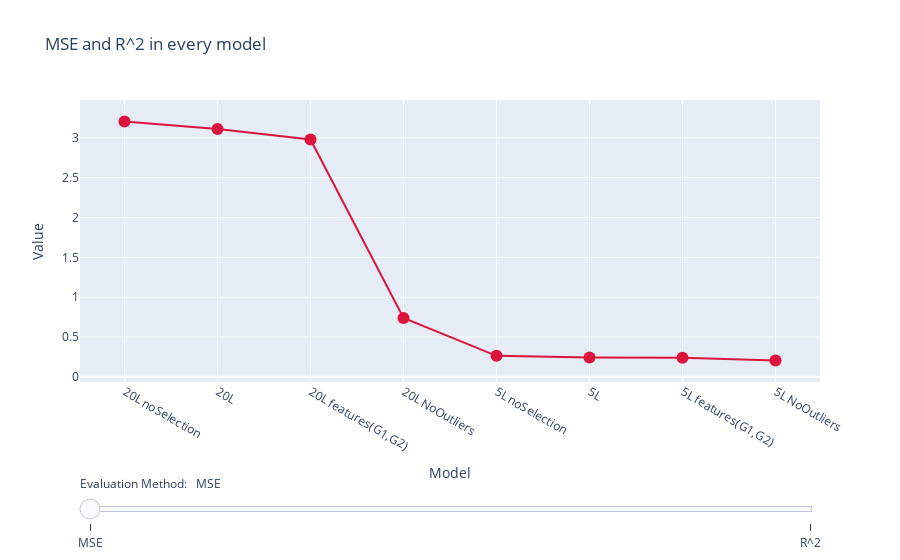

The notebook cell this image was saved under:
### Code cell
fig = go.Figure()
fig.add_trace(go.Scatter(
    x=model_list,
    y=mse_list,
    marker=dict(color="crimson", size=12),
    mode='lines+markers',
    name="MSE",
))

fig.add_trace(go.Scatter(
    x=model_list,
    y=r2_list,
    marker=dict(color="gold", size=12),
    mode='lines+markers',
    name="R^2",
))

fig.data[1].visible = False

stepsG3 = []
labels = ['MSE', 'R^2']
for i in range(len(fig.data)):
    
    step = dict(
    method="restyle",
    args=["visible", [False] * len(fig.data)],
    label = labels[i]
    )
    step["args"][1][i] = True  # Toggle i'th trace to "visible"
    #step["args"][1][i+1] = True  # Toggle i'th trace to "visible"
    stepsG3.append(step)
    

sliders = [dict(
    active=0,
    currentvalue={"prefix": "Evaluation Method:   "},
    pad={"t": 90},
    steps=stepsG3
)]

fig.update_layout(
    sliders=sliders,
    barmode='group',
    title="MSE and R^2 in every model",
    xaxis_title="Model",
    yaxis_title="Value"
)


fig.show()

### Figure 1 — Plotly figure (JSON) as saved in the notebook; plotly's stock layout.template omitted (floating-point values rounded to 4 significant figures)
{"data": [{"marker": {"color": "crimson", "size": 12}, "mode": "lines+markers", "name": "MSE", "type": "scatter", "x": ["20L noSelection", "20L", "20L features(G1,G2)", "20L NoOutliers", "5L noSelection", "5L", "5L features(G1,G2)", "5L NoOutliers"], "y": [3.203, 3.11, 2.979, 0.7384, 0.2635, 0.2426, 0.2408, 0.2066]}, {"marker": {"color": "gold", "size": 12}, "mode": "lines+markers", "name": "R^2", "type": "scatter", "visible": false, "x": ["20L noSelection", "20L", "20L features(G1,G2)", "20L NoOutliers", "5L noSelection", "5L", "5L features(G1,G2)", "5L NoOutliers"], "y": [0.7928, 0.7989, 0.8073, 0.9051, 0.8519, 0.8636, 0.8646, 0.8627]}], "layout": {"barmode": "group", "sliders": [{"active": 0, "currentvalue": {"prefix": "Evaluation Method:   "}, "pad": {"t": 90}, "steps": [{"args": ["visible", [true, false]], "label": "MSE", "method": "restyle"}, {"args": ["visible", [false, true]], "label": "R^2", "method": "restyle"}]}], "title": {"text": "MSE and R^2 in every model"}, "xaxis": {"title": {"text": "Model"}}, "yaxis": {"title": {"text": "Value"}}}}
